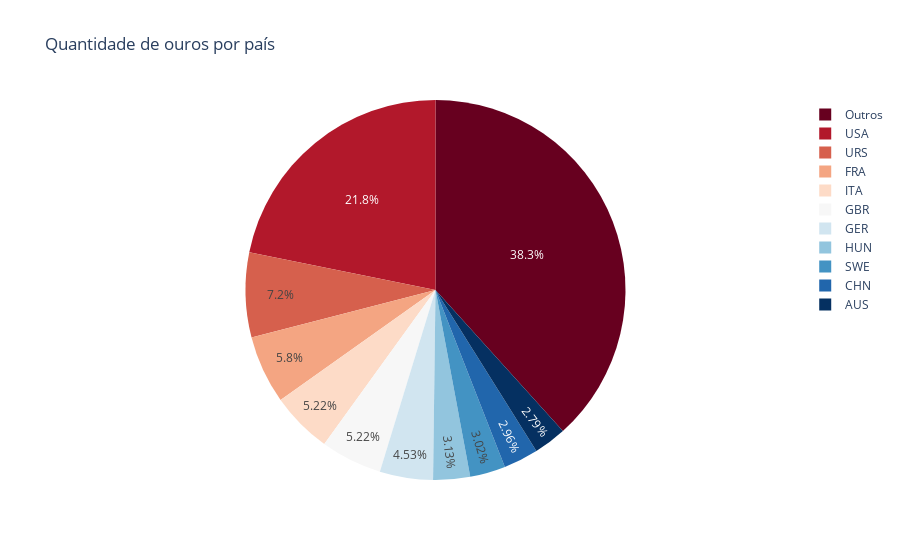

The code cell stored with this chart in its notebook:
### Code cell
fig9 = px.pie(df_atletas_verao_medalhas_por_evento_ouro_paises_top11, values='Quantity', names='NOC', title='Quantidade de ouros por país',
             color_discrete_sequence=px.colors.sequential.RdBu)
fig9.show()

### Figure 1 — Plotly figure (JSON) as saved in the notebook; plotly's stock layout.template omitted (floating-point values rounded to 4 significant figures)
{"data": [{"domain": {"x": [0, 1], "y": [0, 1]}, "hovertemplate": "NOC=%{label}<br>Quantity=%{value}<extra></extra>", "labels": ["USA", "URS", "FRA", "ITA", "GBR", "GER", "HUN", "SWE", "CHN", "AUS", "Outros"], "legendgroup": "", "name": "", "showlegend": true, "type": "pie", "values": [376, 124, 100, 90, 90, 78, 54, 52, 51, 48, 660]}], "layout": {"legend": {"tracegroupgap": 0}, "piecolorway": ["rgb(103,0,31)", "rgb(178,24,43)", "rgb(214,96,77)", "rgb(244,165,130)", "rgb(253,219,199)", "rgb(247,247,247)", "rgb(209,229,240)", "rgb(146,197,222)", "rgb(67,147,195)", "rgb(33,102,172)", "rgb(5,48,97)"], "title": {"text": "Quantidade de ouros por país"}}}
